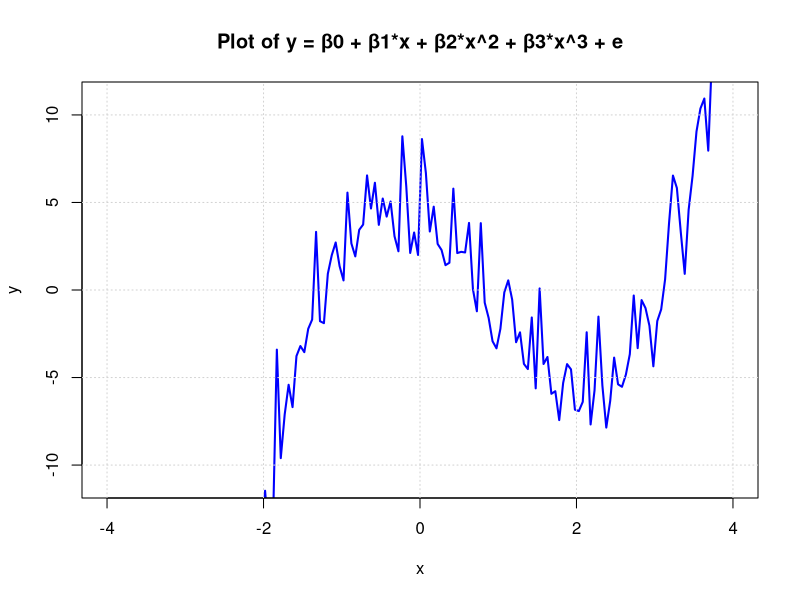
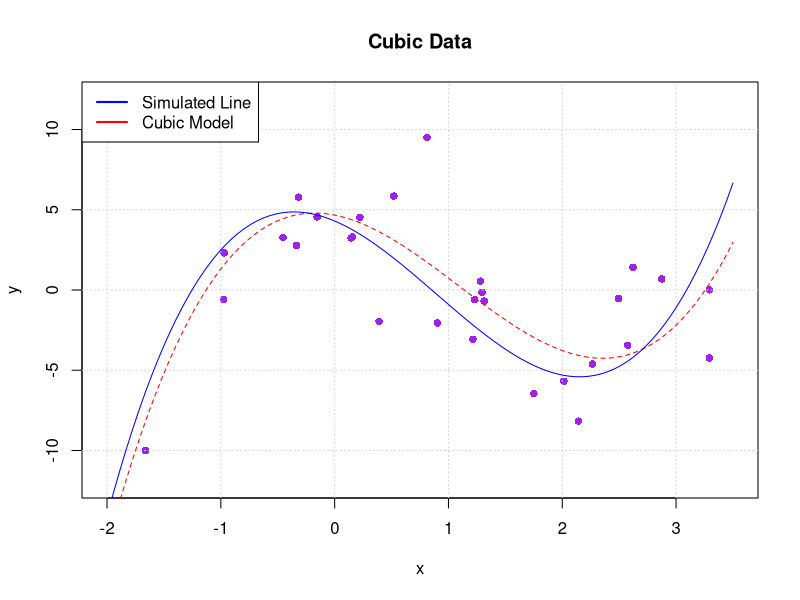
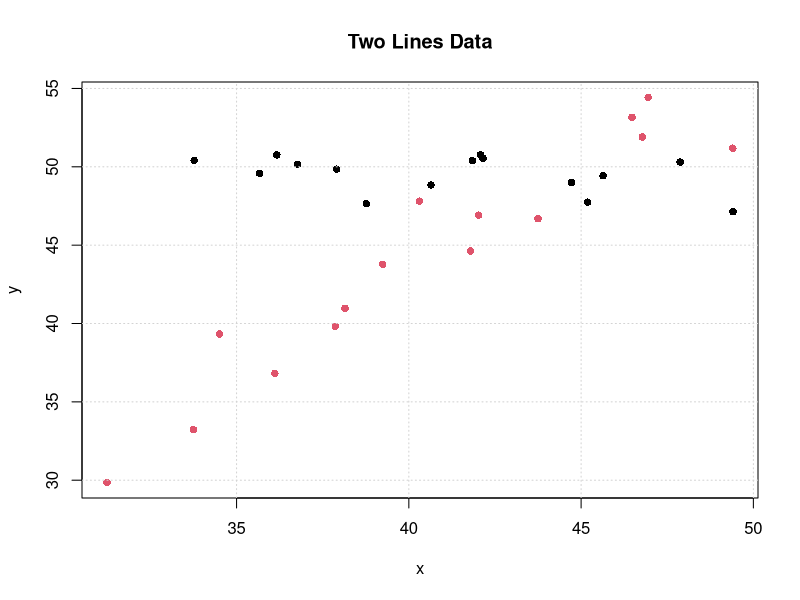
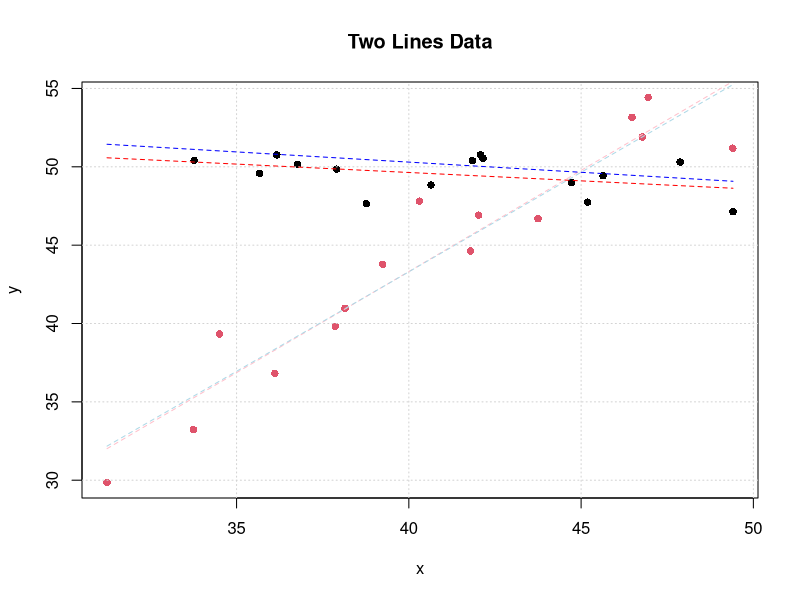

Generate these figures, in order, with R:
## ---- chunk 1

β0 = 4.3
β1 = -3
β2 = -3.5
β3 = 1.3

x <- seq(-10, 10, length.out = 400)

# Generate random error term
set.seed(123)  # Setting seed for reproducibility
e <- rnorm(length(x), mean = 0, sd = 2)

y = β0 + β1*x + β2*x^2 + β3*x^3 + e


plot(x, y, type = "l", col = "blue", lwd = 2, 
     xlab = "x", ylab = "y", 
     main = "Plot of y = β0 + β1*x + β2*x^2 + β3*x^3 + e",
     xlim = c(-4, 4), ylim = c(-11, 11))  # Adjusted xlim and ylim
grid()


## ---- chunk 2
# Define coefficients
β0 <- 4.3
β1 <- -3
β2 <- -3.5
β3 <- 1.3

# Generate x values
num_values <- 30
min_value <- -2
max_value <- 4
set.seed(100)  # Setting seed for reproducibility
xvals <- runif(num_values, min = min_value, max = max_value)

# Generate random error term
error <- rnorm(length(xvals), mean = 0, sd = 4)  # Generating normally distributed errors

# Initialize yvals as an empty vector
yvals <- numeric(length(xvals))

# Calculate corresponding y values using a loop
for (i in seq_along(xvals)) {
  x <- xvals[i]
  y <- β0 + β1 * x + β2 * (x^2) + β3 * (x^3) + error[i]
  yvals[i] <- y
}

# Combine x and y values into a data frame
cubic_data <- data.frame(x = xvals, y = yvals)

# Plot
plot(cubic_data, col = "purple", 
     xlab = "x", ylab = "y", 
     main = "Cubic Data", pch = 16,
      xlim = c(-2, 3.5), ylim = c(-12, 12))
grid()

lmc <- lm(y ~ x + I(x^2) + I(x^3), data = cubic_data)

# Add cubic regression curve to the plot
b <- coef(lmc)

curve(b[1] + b[2]*x + b[3]*x^2 + b[4]*x^3, add=TRUE, col = "red", lty="dashed")
curve(4.3 + -3*x + -3.5*x^2 + 1.3*x^3, add=TRUE, col="blue" )

legend("topleft", legend = c("Simulated Line", "Cubic Model"),
       col = c("blue", "red"), lty = 1, lwd = 2)

## ---- chunk 3
β0 = 55
β1 = -.13
β2 = -63
β3 = 1.4

num_values <- 30
min_value <- 30
max_value <- 52
set.seed(100)  # Setting seed for reproducibility
x <- runif(num_values, min = min_value, max = max_value)

# Generate random error term
error <- rnorm(num_values, mean = 0, sd = 2)  # Generating normally distributed errors

# Calculate corresponding y values using a loop

  x2 <- sample(0:1, num_values, replace = TRUE)

  y <- β0 + β1 * x + β2 * x2 + β3 *x * x2 + error

# Combine x and y values into a data frame
twolines_data <- data.frame(x = x, y = y, x2 = x2)

# Plot
plot(y~x,data=twolines_data, col = as.factor(x2), 
     xlab = "x", ylab = "y", 
     main = "Two Lines Data", pch = 16
     #,xlim = c(29, 52), ylim = c(25, 60)
     )
grid()
## ---- chunk 4
lm2l <- lm(y ~ x + x2 + x:x2, data=twolines_data)

# Add cubic regression curve to the plot
b <- coef(lm2l)
print(b)

plot(y~x,data=twolines_data, col = as.factor(x2), 
     xlab = "x", ylab = "y", 
     main = "Two Lines Data", pch = 16
     #,xlim = c(29, 52), ylim = c(25, 60)
     )
grid()

x2=0
curve(b[1] + b[2]*x + b[3]*x2 + b[4]*x*x2, add=TRUE, col = "red", lty="dashed")
x2=1
curve(b[1] + b[2]*x + b[3]*x2 + b[4]*x*x2, add=TRUE, col = "pink", lty="dashed")

β0 = 55.5
β1 = -.13
β2 = -63
β3 = 1.4

x2=0
curve( β0+ β1*x + β2*x2 + β3*x*x2, add=TRUE, col = "blue", lty="dashed")
x2=1
curve( β0+ β1*x + β2*x2 + β3*x*x2, add=TRUE, col = "lightblue", lty="dashed")

# legend("topleft", legend = c("Simulated Two Lines 1", "STL 2", "2L Model", "2LM2"),
#        col = c("red","pink","blue","lightblue"), lty = 1, lwd = 2")


